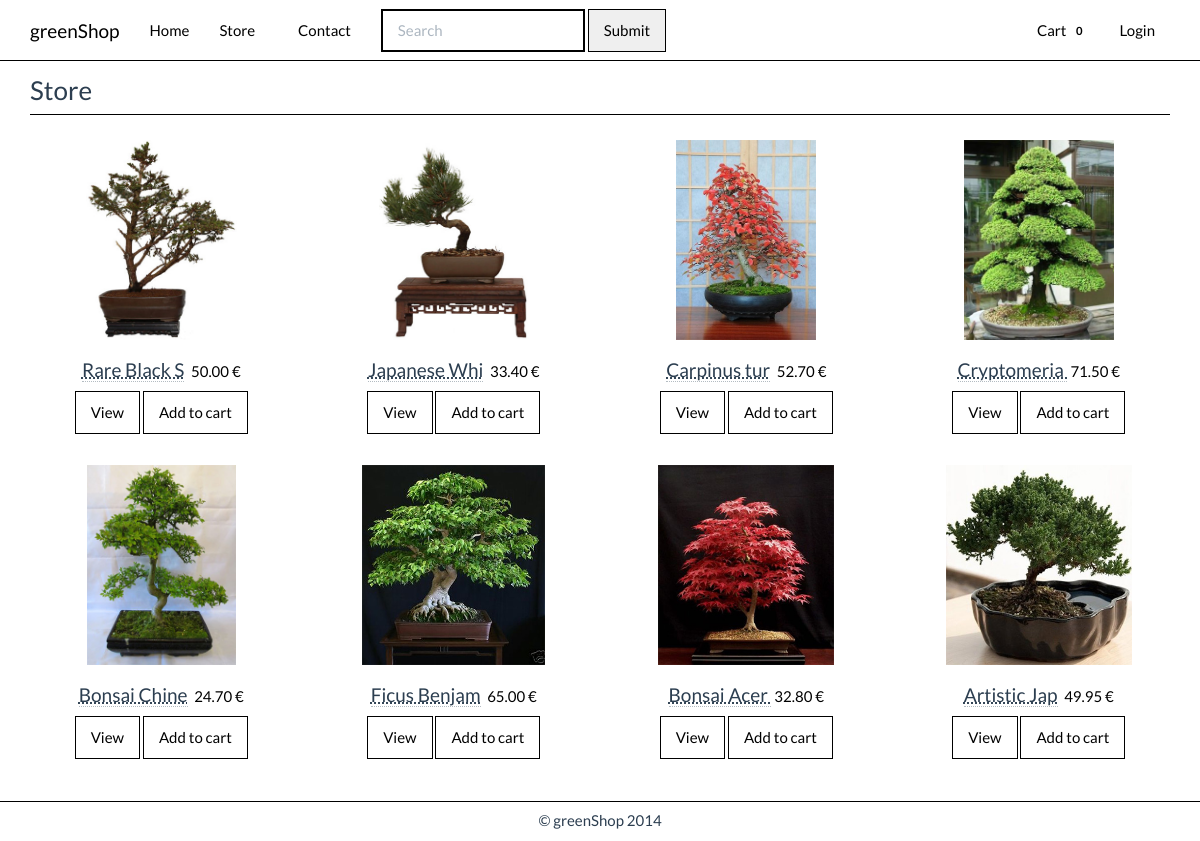
Page /store.php?category=1 on the committed database.
### tables this page shows
CREATE TABLE IF NOT EXISTS `tbl_product` (
  `pd_id` int(10) unsigned NOT NULL AUTO_INCREMENT,
  `cat_id` int(10) unsigned NOT NULL,
  `pd_name` varchar(99) NOT NULL DEFAULT '',
  `pd_description` text NOT NULL,
  `pd_price` decimal(7,2) NOT NULL DEFAULT '0.00',
  `pd_qty` smallint(5) unsigned NOT NULL DEFAULT '0',
  `pd_image` varchar(99) DEFAULT NULL,
  PRIMARY KEY (`pd_id`),
  KEY `cat_id` (`cat_id`),
  KEY `pd_name` (`pd_name`)
);

### includes/dbManager.php (called while the page is built, shortened)
<?php
class dbManager {
	private $link;
	private static $instance = NULL;
	private function __construct(){
		$this->link = mysql_connect(DB_HOST, DB_USER, DB_PASSWORD);
		$this->db = mysql_select_db(DB_DATABASE, $this->link);
	}
	public static function  getInstance(){
		if(dbManager::$instance === NULL){
			$instance = new dbManager();
		}
		return $instance;
	}
	public function selectQuery($query){
		$res = mysql_query($query, $this->link);
		$result = array();
		while (($row = mysql_fetch_object($res)) !== false) {
			$result[] = $row;
		}
		return $result;
	}
}
?>

### store.php (the view, shortened to what this page needs)
<?php
include 'includes/header.php';
include 'includes/nav.php';
?>
<?php
require_once 'includes/dbManager.php';
$dbManager = dbManager::getInstance();
$products = array();
if ( isset($_GET['search']) )
{
  $keyword = trim($_GET['search']);
  $products = $dbManager->selectQuery("SELECT `tbl_product`.*,`tbl_category`.`cat_name`
          FROM `tbl_product`
          INNER JOIN `tbl_category`
          ON `tbl_product`.`cat_id`=`tbl_category`.`cat_id`
          WHERE `pd_name` LIKE '%".$keyword."%'
  		  AND `tbl_product`.`pd_id` <> " . PLACEHOLDER_PROD_ID . "
          ORDER BY `pd_id` DESC");
}
elseif ( isset($_GET['category']) )
{
  $category = trim($_GET['category']);
  $products = $dbManager->selectQuery("SELECT `tbl_product`.*,`tbl_category`.`cat_name`
          FROM `tbl_product`
          INNER JOIN `tbl_category`
          ON `tbl_product`.`cat_id`=`tbl_category`.`cat_id`
          WHERE `tbl_product`.`cat_id`=".$category."
          ORDER BY `pd_id` DESC");
}
?>
<div id="main">
    <header class="container">
      <h3 class="page-header">Store</h3>
    </header>
    <div class="container">
      <div class="row">
        <?php if (count($products) > 0) { ?>
          <?php
            foreach ($products as $product) {
          ?>
          <div class="col-sm-6 col-md-3">
            <div class="thumbnail">
              <img src="img/uploads/<?php echo $product->pd_image ?>" alt="<?php echo $product->pd_name ?>">
              <div class="caption">
                 <h4 class="text-center">
                     <abbr title="<?php echo $product->pd_name ?>" ><?php echo trim_text($product->pd_name); ?></abbr>
                     <small>&nbsp;<?php echo $product->pd_price ?> &euro;</small>
                 </h4>
                 <p class="text-center"><a href="product.php?id=<?php echo $product->pd_id; ?>" class="btn">View</a> <a href="cart.php?add=<?php echo $product->pd_id; ?>" class="btn">Add to cart</a></p>
              </div>
            </div>
          </div>
          <?php
            }
          ?>
        <?php
        } else {
        ?>
        <div class="alert" style="padding-left: 15px"><strong>No products found!</strong></div>
        <?php
        }
        ?>
      </div>
    </div>
  </div>
<?php
include 'includes/footer.php';
?>
<?php
function trim_text($input, $length = 12, $ellipses = false, $strip_html = false) {
    $trimmed_text = substr($input, 0, $length);
    return $trimmed_text;
}
?>

### includes/header.php (shortened to what this page needs)
<html>
  <head>
    <link rel="stylesheet" href="css/bootstrap.css">
    <link rel="stylesheet" href="css/styles.css">
  </head>

### includes/nav.php (shortened to what this page needs)
<body>
  <div class="wrap">
    <nav>
      <div class="navbar navbar-fixed-top navbar-inverse">
        <div class="container">
          <div class="navbar-header">
            <a href="index.php" class="navbar-brand">greenShop</a>
          </div>
          <div class="collapse navbar-collapse" role="navigation" id="navbar-main">
            <ul class="nav navbar-nav">
              <li><a href="index.php">Home</a></li>
              <li class="dropdown">
                  <a href="#" class="dropdown-toggle" data-toggle="dropdown">Store <b class="caret"></b></a>
              </li>
              <li><a href="contact.php">Contact</a></li>
            </ul>
            <form class="navbar-form navbar-left" action="store.php" method="GET">
              <div class="form-group">
                <input type="text" class="form-control" name="search" placeholder="Search">
              </div>
              <button type="submit" class="btn">Submit</button>
            </form>
            <ul class="nav navbar-nav navbar-right">
              <li>
                <a href="cart.php">Cart <span class="label"><?php echo isset($_SESSION['CART']) ? count($_SESSION['CART']) : 0; ?></span></a>
              </li>
              <li>
                <?php if(isset($_SESSION['SESS_USER_ID'])) { ?>
                  <li class="dropdown">
                    <a href="#" class="dropdown-toggle" data-toggle="dropdown">Hi, <?php echo $_SESSION['SESS_USERNAME'] ?>! <b class="caret"></b></a>
                    <ul class="dropdown-menu" style="">
                      <?php if(intval($_SESSION['SESS_IS_ADMIN']) === 1) { ?>
                        <li>
                          <a href="admin/">Administration</a>
                        </li>
                      <?php } ?>
                      <li>
                        <a href="profile.php">Profile</a>
                      </li>
                      <li>
                        <a href="logout.php">Logout</a>
                      </li>
                    </ul>
                  </li>
                <?php } else { ?>
                <a href="login.php">Login</a>
                <?php } ?>
              </li>
            </ul>
          </div>
        </div>
      </div>
    </nav>

### includes/footer.php
</div>
<footer>
      <div class="container">
        <p>&copy; greenShop 2014</p>
      </div>
    </footer>
  </body>
</html>

### css/styles.css (style rules this page uses)
body { padding-top: 50px; }
html, body { height: 100%; }
.wrap { min-height: 100%; height: auto !important; height: 100%; margin: 0 auto -40px; padding: 0 0 40px; }
footer { height: 40px; background-color: white; border-top: 1px black solid; }
footer p { text-align: center; margin-top: 8px; }

### rows in the picture
tbl_product: pd_image (picture), pd_name "Rare Black S", pd_price "50.00"
tbl_product: pd_image (picture), pd_name "Japanese Whi", pd_price "33.40"
tbl_product: pd_image (picture), pd_name "Carpinus tur", pd_price "52.70"
tbl_product: pd_image (picture), pd_name "Cryptomeria", pd_price "71.50"
tbl_product: pd_image (picture), pd_name "Bonsai Chine", pd_price "24.70"
tbl_product: pd_image (picture), pd_name "Ficus Benjam", pd_price "65.00"
tbl_product: pd_image (picture), pd_name "Bonsai Acer", pd_price "32.80"
tbl_product: pd_image (picture), pd_name "Artistic Jap", pd_price "49.95"
